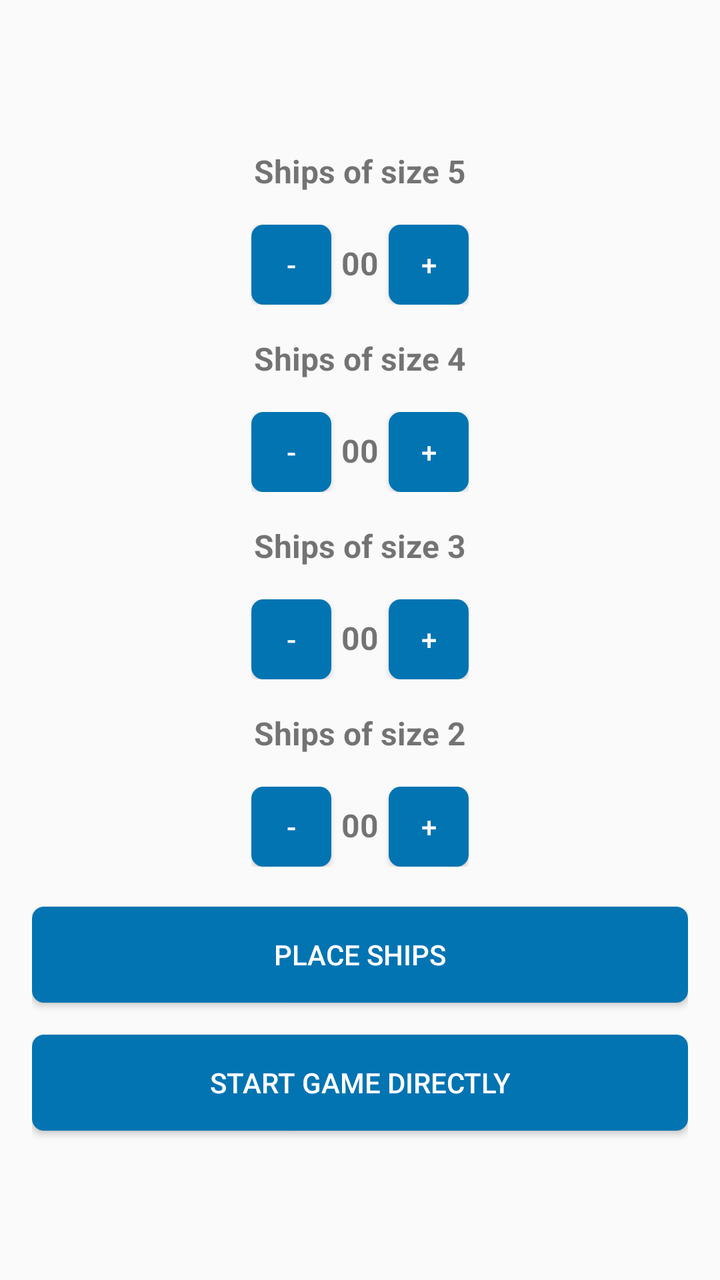
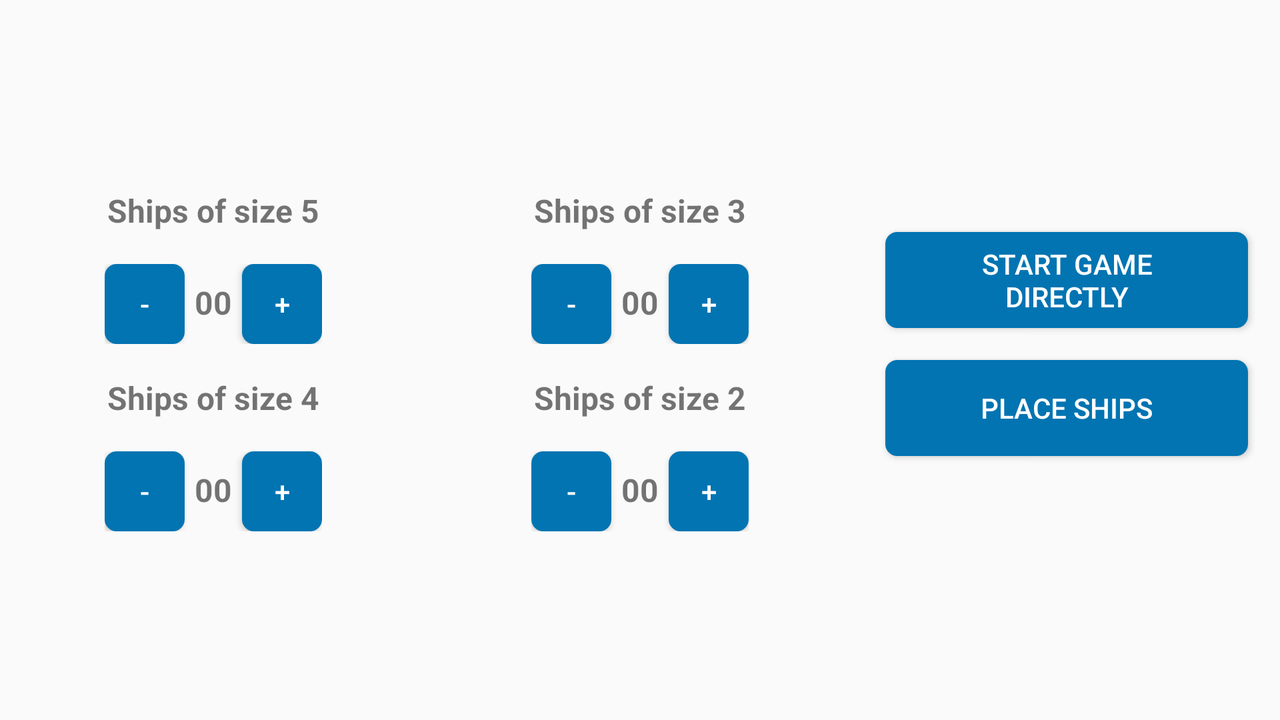

First picture: res/layout/ on a phone held upright. Second picture: the repository's own variant of that layout, on a device whose configuration matches the variant's folder. Source for both follows.
<!-- AndroidManifest.xml: application theme AppTheme -->
<!-- res/layout/activity_ship_set_content.xml -->
<?xml version="1.0" encoding="utf-8"?>
<LinearLayout xmlns:android="http://schemas.android.com/apk/res/android"
    android:layout_width="match_parent"
    android:layout_height="match_parent"
    android:paddingBottom="@dimen/activity_vertical_margin"
    android:paddingLeft="@dimen/activity_horizontal_margin"
    android:paddingRight="@dimen/activity_horizontal_margin"
    android:gravity="center"
    android:orientation="vertical">

    <Space
        android:layout_width="match_parent"
        android:layout_height="@dimen/activity_vertical_margin" />

    <TextView
        android:id="@+id/ship_set_size_five_text"
        android:layout_width="wrap_content"
        android:layout_height="wrap_content"
        android:text="@string/ship_set_size_five_ships"
        android:textStyle="bold"
        android:textSize="16sp"
        android:layout_marginBottom="@dimen/activity_vertical_margin"/>

    <LinearLayout
        android:layout_width="wrap_content"
        android:layout_height="wrap_content"
        android:orientation="horizontal"
        android:layout_marginBottom="@dimen/activity_vertical_margin">

        <Button
            android:layout_width="40dp"
            android:layout_height="40dp"
            android:text="-"
            android:onClick="subtractShipOfSize5"
            style="@style/AppBorderlessButtonStyle" />

        <TextView
            android:id="@+id/ship_set_size_five_number"
            android:layout_width="wrap_content"
            android:layout_height="wrap_content"
            android:text="00"
            android:textStyle="bold"
            android:textSize="16sp"
            android:layout_marginStart="5dp"
            android:layout_marginEnd="5dp"/>

        <Button
            android:layout_width="40dp"
            android:layout_height="40dp"
            android:text="+"
            android:onClick="addShipOfSize5"
            style="@style/AppBorderlessButtonStyle" />

    </LinearLayout>

    <TextView
        android:id="@+id/ship_set_size_four_text"
        android:layout_width="wrap_content"
        android:layout_height="wrap_content"
        android:text="@string/ship_set_size_four_ships"
        android:textStyle="bold"
        android:textSize="16sp"
        android:layout_marginBottom="@dimen/activity_vertical_margin"/>

    <LinearLayout
        android:layout_width="wrap_content"
        android:layout_height="wrap_content"
        android:orientation="horizontal"
        android:layout_marginBottom="@dimen/activity_vertical_margin">

        <Button
            android:layout_width="40dp"
            android:layout_height="40dp"
            android:text="-"
            android:onClick="subtractShipOfSize4"
            style="@style/AppBorderlessButtonStyle" />

        <TextView
            android:id="@+id/ship_set_size_four_number"
            android:layout_width="wrap_content"
            android:layout_height="wrap_content"
            android:text="00"
            android:textStyle="bold"
            android:textSize="16sp"
            android:layout_marginStart="5dp"
            android:layout_marginEnd="5dp"/>

        <Button
            android:layout_width="40dp"
            android:layout_height="40dp"
            android:text="+"
            android:onClick="addShipOfSize4"
            style="@style/AppBorderlessButtonStyle" />

    </LinearLayout>

    <TextView
        android:id="@+id/ship_set_size_three_text"
        android:layout_width="wrap_content"
        android:layout_height="wrap_content"
        android:text="@string/ship_set_size_three_ships"
        android:textStyle="bold"
        android:textSize="16sp"
        android:layout_marginBottom="@dimen/activity_vertical_margin"/>

    <LinearLayout
        android:layout_width="wrap_content"
        android:layout_height="wrap_content"
        android:orientation="horizontal"
        android:layout_marginBottom="@dimen/activity_vertical_margin">

        <Button
            android:layout_width="40dp"
            android:layout_height="40dp"
            android:text="-"
            android:onClick="subtractShipOfSize3"
            style="@style/AppBorderlessButtonStyle" />


        <TextView
            android:id="@+id/ship_set_size_three_number"
            android:layout_width="wrap_content"
            android:layout_height="wrap_content"
            android:text="00"
            android:textStyle="bold"
            android:textSize="16sp"
            android:layout_marginStart="5dp"
            android:layout_marginEnd="5dp"/>

        <Button
            android:layout_width="40dp"
            android:layout_height="40dp"
            android:text="+"
            android:onClick="addShipOfSize3"
            style="@style/AppBorderlessButtonStyle" />

    </LinearLayout>

    <TextView
        android:id="@+id/ship_set_size_two_text"
        android:layout_width="wrap_content"
        android:layout_height="wrap_content"
        android:text="@string/ship_set_size_two_ships"
        android:textStyle="bold"
        android:textSize="16sp"
        android:layout_marginBottom="@dimen/activity_vertical_margin"/>

    <LinearLayout
        android:layout_width="wrap_content"
        android:layout_height="wrap_content"
        android:orientation="horizontal">

        <Button
            android:layout_width="40dp"
            android:layout_height="40dp"
            android:text="-"
            android:onClick="subtractShipOfSize2"
            style="@style/AppBorderlessButtonStyle" />

        <TextView
            android:id="@+id/ship_set_size_two_number"
            android:layout_width="wrap_content"
            android:layout_height="wrap_content"
            android:text="00"
            android:textStyle="bold"
            android:textSize="16sp"
            android:layout_marginStart="5dp"
            android:layout_marginEnd="5dp"/>

        <Button
            android:layout_width="40dp"
            android:layout_height="40dp"
            android:text="+"
            android:onClick="addShipOfSize2"
            style="@style/AppBorderlessButtonStyle" />

    </LinearLayout>

    <Space
        android:layout_width="match_parent"
        android:layout_height="20dp" />

    <Button
        android:id="@+id/ship_set_place_ships_button"
        android:layout_marginBottom="@dimen/activity_vertical_margin"
        android:text="@string/main_button_place_ships"
        android:layout_width="match_parent"
        android:layout_height="wrap_content"
        android:onClick="onClickPlaceShips"
        style="@style/AppBorderlessButtonStyle" />

    <Button
        android:id="@+id/ship_set_button"
        android:text="@string/ship_set_start_game"
        android:layout_width="match_parent"
        android:layout_height="wrap_content"
        android:onClick="onClickShipSetReady"
        style="@style/AppBorderlessButtonStyle" />

</LinearLayout>
<!-- resources referenced by this layout -->
<resources>
  <dimen name="activity_horizontal_margin">16dp</dimen>
  <dimen name="activity_vertical_margin">16dp</dimen>
  <string name="main_button_place_ships">Place ships</string>
  <string name="ship_set_size_five_ships">Ships of size 5</string>
  <string name="ship_set_size_four_ships">Ships of size 4</string>
  <string name="ship_set_size_three_ships">Ships of size 3</string>
  <string name="ship_set_size_two_ships">Ships of size 2</string>
  <string name="ship_set_start_game">Start game directly</string>
  <style name="AppBorderlessButtonStyle">
          <item name="android:background">@drawable/button</item>
          <item name="android:textColor">?attr/colorOnPrimary</item>
          <item name="android:paddingStart">@dimen/button_horizontal_padding</item>
          <item name="android:paddingEnd">@dimen/button_horizontal_padding</item>
      </style>
  <style name="AppTheme" parent="Theme.AppCompat.Light">
          <item name="secusoLogoDrawable">@drawable/secuso_logo_black</item>
          <item name="windowActionBar">false</item>
          <item name="windowNoTitle">true</item>
          <item name="colorPrimary">@color/colorPrimary</item>
          <item name="colorOnPrimary">@android:color/white</item>
          <item name="colorPrimaryDark">@color/colorPrimaryDark</item>
          <item name="colorAccent">@color/colorAccent</item>
          <item name="colorSurface">?android:colorBackground</item>
          <item name="colorOnSurface">?android:textColor</item>
          <item name="appColorNavBarHeaderBackground">@color/white</item>
          <item name="appColorIconForeground">?android:textColorSecondary</item>
      </style>
  <!-- drawable button (drawable) -->
  <?xml version="1.0" encoding="utf-8"?>
  <selector xmlns:android="http://schemas.android.com/apk/res/android">
  
      <item android:state_enabled="true" android:drawable="@drawable/button_enabled" />
  
      <item android:state_enabled="false" android:drawable="@drawable/button_disabled" />
  
  </selector>
  <dimen name="button_horizontal_padding">16dp</dimen>
  <color name="colorPrimary">#024265</color>
  <color name="colorPrimaryDark">#024265</color>
  <color name="colorAccent">#0274B2</color>
  <color name="white">#FFFFFF</color>
  <!-- drawable button_enabled (drawable) -->
  <?xml version="1.0" encoding="utf-8"?>
  <selector xmlns:android="http://schemas.android.com/apk/res/android">
  
      <item>
          <shape>
              <solid android:color="@color/colorAccent" />
              <corners android:radius="6dp" />
          </shape>
      </item>
  
  </selector>
  <!-- drawable button_disabled (drawable) -->
  <?xml version="1.0" encoding="utf-8"?>
  <selector xmlns:android="http://schemas.android.com/apk/res/android">
  
      <item>
          <shape>
              <solid android:color="@color/middleGrey" />
              <corners android:radius="6dp" />
          </shape>
      </item>
  
  </selector>
  <color name="middleGrey">#A8A8A8</color>
</resources>
<!-- res/layout-land/activity_ship_set_content.xml (the repository's variant of the layout above) -->
<!-- drawn on the phone turned sideways -->
<?xml version="1.0" encoding="utf-8"?>
<LinearLayout xmlns:android="http://schemas.android.com/apk/res/android"
    android:layout_width="match_parent"
    android:layout_height="match_parent"
    android:orientation="horizontal">

    <LinearLayout
        android:layout_width="match_parent"
        android:layout_height="match_parent"
        android:layout_weight="1"
        android:gravity="center_vertical"
        android:orientation="horizontal">

        <LinearLayout
            android:layout_width="wrap_content"
            android:layout_height="wrap_content"
            android:gravity="center_horizontal"
            android:layout_weight="1"
            android:orientation="vertical">

            <TextView
                android:id="@+id/ship_set_size_five_text"
                android:layout_width="wrap_content"
                android:layout_height="wrap_content"
                android:text="@string/ship_set_size_five_ships"
                android:textStyle="bold"
                android:textSize="16sp"
                android:layout_marginBottom="@dimen/activity_vertical_margin"/>

            <LinearLayout
                android:layout_width="wrap_content"
                android:layout_height="wrap_content"
                android:orientation="horizontal"
                android:layout_marginBottom="@dimen/activity_vertical_margin">

                <Button
                    android:layout_width="40dp"
                    android:layout_height="40dp"
                    android:text="-"
                    android:onClick="subtractShipOfSize5"
                    style="@style/AppBorderlessButtonStyle" />

                <TextView
                    android:id="@+id/ship_set_size_five_number"
                    android:layout_width="wrap_content"
                    android:layout_height="wrap_content"
                    android:text="00"
                    android:textStyle="bold"
                    android:textSize="16sp"
                    android:layout_marginStart="5dp"
                    android:layout_marginEnd="5dp"/>

                <Button
                    android:layout_width="40dp"
                    android:layout_height="40dp"
                    android:text="+"
                    android:onClick="addShipOfSize5"
                    style="@style/AppBorderlessButtonStyle" />

            </LinearLayout>

            <TextView
                android:id="@+id/ship_set_size_four_text"
                android:layout_width="wrap_content"
                android:layout_height="wrap_content"
                android:text="@string/ship_set_size_four_ships"
                android:textStyle="bold"
                android:textSize="16sp"
                android:layout_marginBottom="@dimen/activity_vertical_margin"/>

            <LinearLayout
                android:layout_width="wrap_content"
                android:layout_height="wrap_content"
                android:orientation="horizontal">

                <Button
                    android:layout_width="40dp"
                    android:layout_height="40dp"
                    android:text="-"
                    android:onClick="subtractShipOfSize4"
                    style="@style/AppBorderlessButtonStyle" />

                <TextView
                    android:id="@+id/ship_set_size_four_number"
                    android:layout_width="wrap_content"
                    android:layout_height="wrap_content"
                    android:text="00"
                    android:textStyle="bold"
                    android:textSize="16sp"
                    android:layout_marginStart="5dp"
                    android:layout_marginEnd="5dp"/>

                <Button
                    android:layout_width="40dp"
                    android:layout_height="40dp"
                    android:text="+"
                    android:onClick="addShipOfSize4"
                    style="@style/AppBorderlessButtonStyle" />

            </LinearLayout>

        </LinearLayout>

        <LinearLayout
            android:layout_width="wrap_content"
            android:layout_height="wrap_content"
            android:gravity="center_horizontal"
            android:layout_weight="1"
            android:orientation="vertical">

            <TextView
                android:id="@+id/ship_set_size_three_text"
                android:layout_width="wrap_content"
                android:layout_height="wrap_content"
                android:text="@string/ship_set_size_three_ships"
                android:textStyle="bold"
                android:textSize="16sp"
                android:layout_marginBottom="@dimen/activity_vertical_margin"/>

            <LinearLayout
                android:layout_width="wrap_content"
                android:layout_height="wrap_content"
                android:orientation="horizontal"
                android:layout_marginBottom="@dimen/activity_vertical_margin">

                <Button
                    android:layout_width="40dp"
                    android:layout_height="40dp"
                    android:text="-"
                    android:onClick="subtractShipOfSize3"
                    style="@style/AppBorderlessButtonStyle" />

                <TextView
                    android:id="@+id/ship_set_size_three_number"
                    android:layout_width="wrap_content"
                    android:layout_height="wrap_content"
                    android:text="00"
                    android:textStyle="bold"
                    android:textSize="16sp"
                    android:layout_marginStart="5dp"
                    android:layout_marginEnd="5dp"/>

                <Button
                    android:layout_width="40dp"
                    android:layout_height="40dp"
                    android:text="+"
                    android:onClick="addShipOfSize3"
                    style="@style/AppBorderlessButtonStyle" />

            </LinearLayout>

            <TextView
                android:id="@+id/ship_set_size_two_text"
                android:layout_width="wrap_content"
                android:layout_height="wrap_content"
                android:text="@string/ship_set_size_two_ships"
                android:textStyle="bold"
                android:textSize="16sp"
                android:layout_marginBottom="@dimen/activity_vertical_margin"/>

            <LinearLayout
                android:layout_width="wrap_content"
                android:layout_height="wrap_content"
                android:orientation="horizontal">

                <Button
                    android:layout_width="40dp"
                    android:layout_height="40dp"
                    android:text="-"
                    android:onClick="subtractShipOfSize2"
                    style="@style/AppBorderlessButtonStyle" />

                <TextView
                    android:id="@+id/ship_set_size_two_number"
                    android:layout_width="wrap_content"
                    android:layout_height="wrap_content"
                    android:text="00"
                    android:textStyle="bold"
                    android:textSize="16sp"
                    android:layout_marginStart="5dp"
                    android:layout_marginEnd="5dp"/>

                <Button
                    android:layout_width="40dp"
                    android:layout_height="40dp"
                    android:text="+"
                    android:onClick="addShipOfSize2"
                    style="@style/AppBorderlessButtonStyle" />

            </LinearLayout>

        </LinearLayout>

    </LinearLayout>

    <LinearLayout
        android:layout_width="match_parent"
        android:layout_height="match_parent"
        android:gravity="center"
        android:layout_weight="2"
        android:orientation="vertical">

        <Button
            android:id="@+id/ship_set_button"
            android:text="@string/ship_set_start_game"
            android:layout_width="match_parent"
            android:layout_height="wrap_content"
            android:layout_marginStart="@dimen/activity_horizontal_margin"
            android:layout_marginEnd="@dimen/activity_horizontal_margin"
            android:layout_marginBottom="@dimen/activity_vertical_margin"
            android:onClick="onClickShipSetReady"
            style="@style/AppBorderlessButtonStyle" />

        <Button
            android:id="@+id/ship_set_place_ships_button"
            android:text="@string/main_button_place_ships"
            android:layout_width="match_parent"
            android:layout_height="wrap_content"
            android:layout_marginStart="@dimen/activity_horizontal_margin"
            android:layout_marginEnd="@dimen/activity_horizontal_margin"
            android:layout_marginBottom="@dimen/activity_vertical_margin"
            android:onClick="onClickPlaceShips"
            style="@style/AppBorderlessButtonStyle" />

    </LinearLayout>

</LinearLayout>
